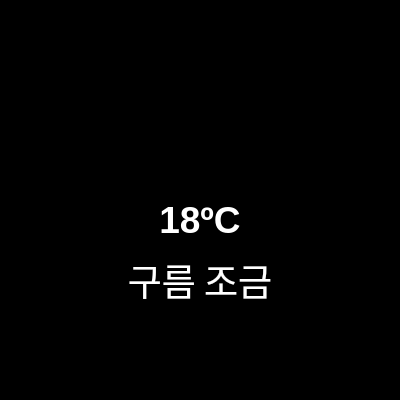
<?xml version="1.0" encoding="UTF-8"?>
<ui version="4.0">
 <class>Form</class>
 <widget class="QWidget" name="Form">
  <property name="geometry">
   <rect>
    <x>0</x>
    <y>0</y>
    <width>400</width>
    <height>400</height>
   </rect>
  </property>
  <property name="windowTitle">
   <string>Form</string>
  </property>
  <property name="styleSheet">
   <string notr="true">background-color: rgb(0, 0, 0);</string>
  </property>
  <widget class="QLabel" name="weather_icon">
   <property name="geometry">
    <rect>
     <x>125</x>
     <y>15</y>
     <width>150</width>
     <height>150</height>
    </rect>
   </property>
   <property name="text">
    <string/>
   </property>
  </widget>
  <widget class="QLabel" name="label_temperature">
   <property name="geometry">
    <rect>
     <x>100</x>
     <y>190</y>
     <width>200</width>
     <height>60</height>
    </rect>
   </property>
   <property name="font">
    <font>
     <family>Arial</family>
     <pointsize>28</pointsize>
     <weight>75</weight>
     <bold>true</bold>
    </font>
   </property>
   <property name="styleSheet">
    <string notr="true">color: rgb(255, 255, 255);</string>
   </property>
   <property name="text">
    <string>18ºC</string>
   </property>
   <property name="alignment">
    <set>Qt::AlignCenter</set>
   </property>
  </widget>
  <widget class="QLabel" name="label_weather">
   <property name="geometry">
    <rect>
     <x>100</x>
     <y>250</y>
     <width>200</width>
     <height>60</height>
    </rect>
   </property>
   <property name="font">
    <font>
     <family>HY견고딕</family>
     <pointsize>28</pointsize>
    </font>
   </property>
   <property name="styleSheet">
    <string notr="true">color: rgb(255, 255, 255);</string>
   </property>
   <property name="text">
    <string>구름 조금</string>
   </property>
   <property name="alignment">
    <set>Qt::AlignCenter</set>
   </property>
  </widget>
 </widget>
 <resources/>
 <connections/>
</ui>
